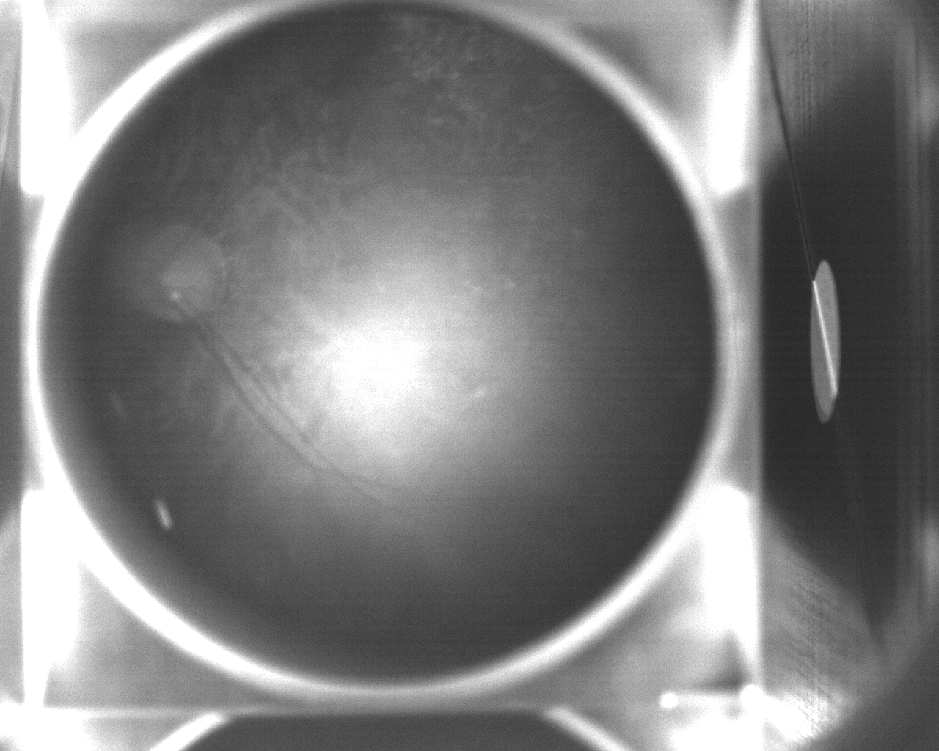
#> input picture Filtering/gantei.tiff, 939 x 751 px, shrunk from 1280 x 1024 before the run, found by its file name
$ python enphasizeEdge.py   (older library calls are emulated)
#> lines starting #> are read from the running program, lines starting #| are printed output that depends on the picture
import numpy as np
from numpy.lib.stride_tricks import as_strided
from matplotlib import pyplot as plt
from mpl_toolkits.mplot3d import axes3d
import matplotlib.gridspec as gridspec
import seaborn as sns
import math
import cv2
from pathlib import Path
from skimage import data
##define filter
def make_sharp_kernel(k: int):
  return np.array([
    [-1 / 9, -1 / 9, -1 / 9],
    [-1 / 9, k +8 / 9, -1 / 9],
    [-1 / 9, -1 / 9, -1 / 9]
  ], np.float32)

def make_laplacian():
  return np.array([
    [1, 1, 1],
    [1, -8, 1],
    [1, 1, 1]
  ], np.float32)

def sobel_horizontal():
   return np.array([
    [-1/8, -2/8, -1/8],
    [0, 0, 0],
    [1/8, 2/8, 1/8]
  ], np.float32)


def sobel_vertical():
  return np.array([
    [-1/8, 0, 0],
    [-2/8, 0, 2/8],
    [-1/8, 0, 1/8]
  ], np.float32)


##import image
path = Path(__file__).parent
INPUT_IMAGE ="C:\\Users\\kine0\\labo\\imageSensing\\Filtering\\gantei.tiff"
img = cv2.imread(str(INPUT_IMAGE))
#> img is the input picture: shape (751, 939, 3); min 33, max 255, mean 126.5

# ガウシアンフィルタ
img_gafilter = cv2.GaussianBlur(img,     # 入力画像
                               (9,9),    # カーネルの縦幅・横幅
                                2        # 横方向の標準偏差（0を指定すると、カーネルサイズから自動計算）
                            )

# 表示
cv2.imshow("img_gafilter",img_gafilter)
cv2.imshow("img",img)
cv2.waitKey(0)
cv2.destroyAllWindows()


##choose FIlter
kernel = make_laplacian()
img_En = cv2.filter2D(img,-1,kernel).astype("uint8")
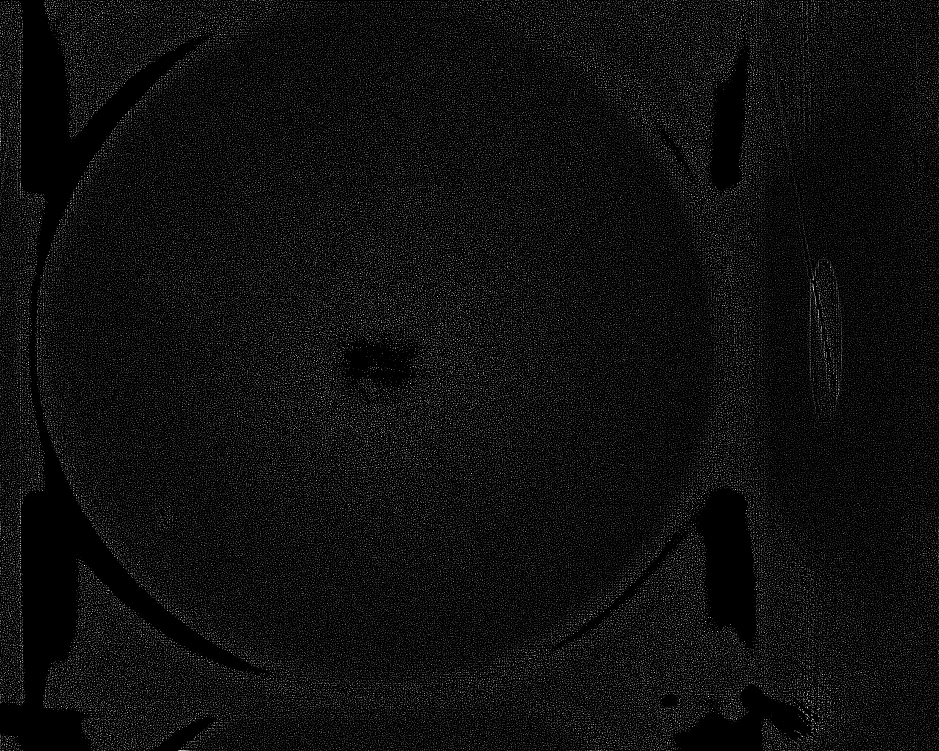
#> img_En: shape (751, 939, 3); min 0, max 255, mean 14.8

##cv2.Sobel(img,cv2.CV_32F,1,0,ksize=3)
##cv2.Laplacian(img,cv2.CV_32F)

##output
# OUTPUT_DIR=str(path) +"/edge_emphasis"
OUTPUT_IMAGE = "output" +".png"


cv2.imwrite(OUTPUT_IMAGE,img_En)
